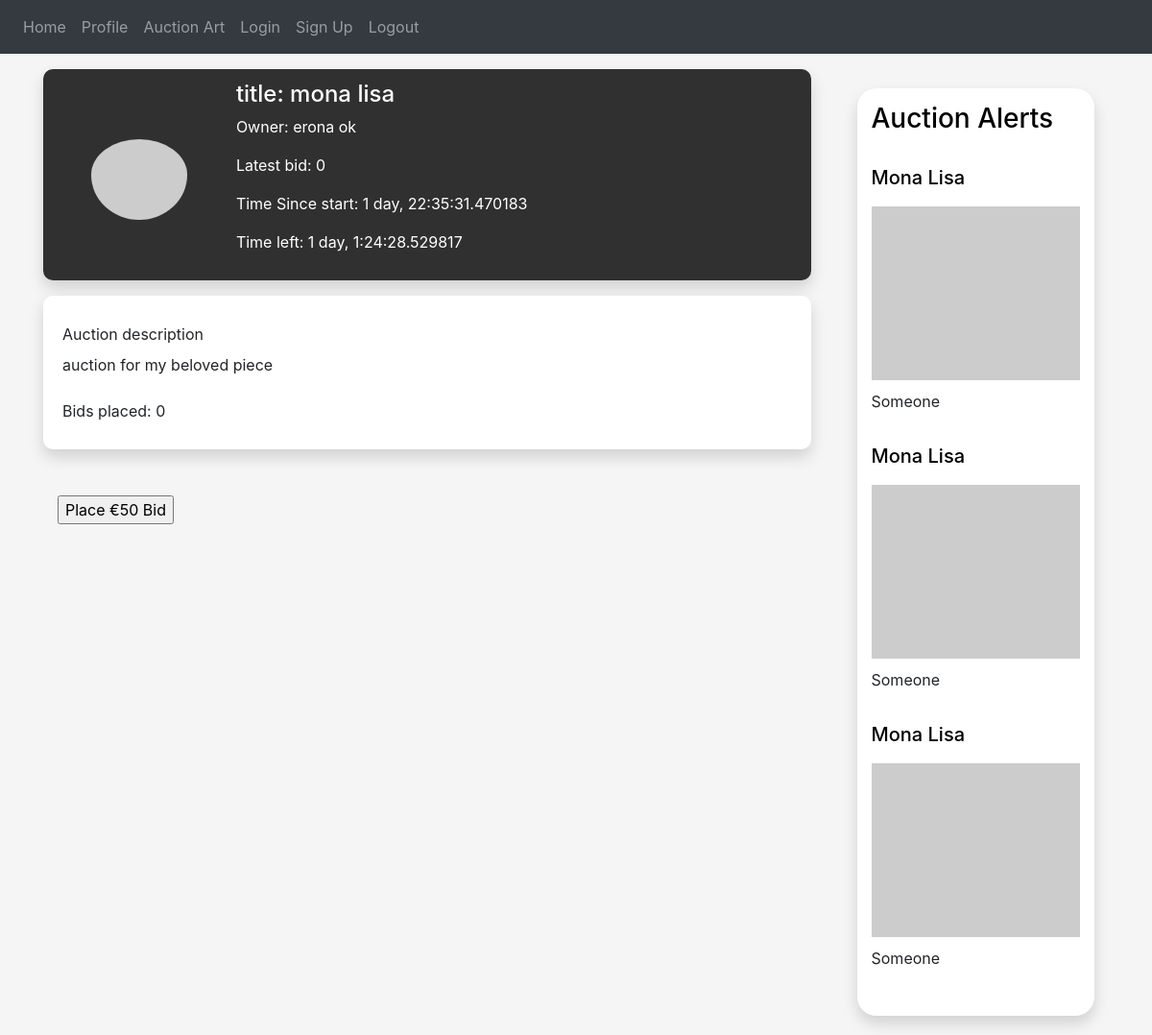
Page /auction?id=1 (signed in) on the committed database.
### auctionly/art/art.py (models this page shows, shortened)
class Art(db.Model):
    id = db.Column(db.Integer, primary_key=True)
    owner_id = db.Column(db.Integer, db.ForeignKey("user.id"))
    name = db.Column(db.String(150))
    description = db.Column(db.String(150))
    image = db.Column(db.String(150))
    art_category = db.Column(db.String(150))
    up_for_auction = db.Column(db.String(5))
    def get_name(self):
        return self.name

### auctionly/users/buyer.py (models this page shows, shortened)
class Buyer(User):
    def __init__(self, name, last_name, email, password):
        super().__init__(name, last_name, email, password)
        self.art_prefs = []
        self.purchase_history = []
        self.bidding_history = []

### auctionly/auction/auction.py (models this page shows, shortened)
class Auction(db.Model):
    id = db.Column(db.Integer, primary_key=True)
    end_time = db.Column(db.DateTime, nullable=False,
                         default=datetime.datetime.utcnow)
    seller_id = db.Column(db.Integer, db.ForeignKey("user.id"))
    art_id = db.Column(db.Integer, db.ForeignKey("art.id"))
    description = db.Column(db.String(150))
    starter_price = db.Column(db.String(150))
    bid_increment = db.Column(db.String(150))
    upload_time = db.Column(db.DateTime, default=datetime.datetime.utcnow)
    def get_upload_time(self):
        return self.upload_time
    def get_seller_id(self):
        return self.seller_id
    def get_auction_id(self):
        return self.id
    def get_art_id(self):
        return self.art_id
    def get_auction_description(self):
        return self.description
    def get_starter_price(self):
        return self.starter_price
    def get_time_since_start(self):
        now = datetime.datetime.now()
        return (now - self.get_upload_time())
    def get_time_left(self):
        """ by default it is set to last 3 days since the start of the auction """
        time_out = self.get_upload_time() + datetime.timedelta(days=3)
        now = datetime.datetime.now()
        return (time_out - now)
    def get_bids(self):
        return Bid.query.filter_by(auction_id=self.get_auction_id()).all()
    def get_highest_bid(self):
        if (self.get_number_of_bids() == 0):
            return None
    def get_latest_bid(self):
        highest_bid = self.get_highest_bid()
        if (highest_bid == None):
            return 0
        else:
            return highest_bid.get_amount()
    def get_current_bidding_price(self):
        if len(self.get_bids()) == 0:
            return self.get_starter_price()
        else:
            latest_bid = self.get_latest_bid()
            return int(latest_bid) + int(self.get_bid_increment())
    def get_number_of_bids(self):
        return len(self.get_bids())
    def get_title(self):
        art = Art.query.filter_by(id=self.get_art_id()).one()
        return art.get_name()

### auctionly/views.py (the view)
@views.route('/auction', methods=['GET', 'POST'])
@login_required
def auction():
    user = flask_login.current_user
    user_id = user.get_id()
    auction_id = request.args.get('id')
    auction = Auction.query.filter_by(id=auction_id).first()
    if request.method == 'POST':
        auction.place_bid(user_id)
    print(auction)
    seller_id = auction.get_seller_id()
    seller = User.query.filter_by(id=seller_id).first()
    bids_placed_by_user = Auction.query.filter_by(seller_id=user_id).first()
    user_placed_highest_bid = False
    if (bids_placed_by_user != None):
        user_placed_highest_bid = True
    return render_template("auction.html", auction=auction,  seller=seller, bid_placed=bids_placed_by_user)

### auctionly/__init__.py (called while the page is built)
def create_app():
    app = Flask(__name__)
    app.config['SECRET_KEY'] = 'alkjsfkalalfks'
    app.config['SQLALCHEMY_DATABASE_URI'] = f'sqlite:///{DB_NAME}'
    db.init_app(app)
    from .views import views
    from .auth import auth
    app.register_blueprint(views, url_prefix='/')
    app.register_blueprint(auth, url_prefix='/')
    from .users.user import User
    create_database(app)
    login_manager = LoginManager()
    login_manager.login_view = 'auth.login'
    login_manager.init_app(app)
    @login_manager.user_loader
    def load_user(id):
        return User.query.get(int(id))
    return app

### auctionly/users/user.py (called while the page is built)
    def get_full_name(self):
        return self.first_name + " " + self.last_name

### auctionly/templates/auction.html (shortened to what this page needs)
{% extends "base.html" %} {% block title %}Auction{% endblock %} {% block content %}
<!DOCTYPE html>
<html lang="en">
<head>
    <link href="../static/css/profile-style.css" rel="stylesheet">
</head>
<div class="container mt-3">
    <div class="main-page">
            <div class="row">
                <div class="col-lg-9 pr-5">
                    <div class="row card-profile">
                        <div class="col-3 d-flex justify-content-center align-items-center">
                            <img src="https://picsum.photos/600/500" class="img-circle" style="padding-top: 10px; align-items: center;">
                        </div>
                        <div class="col-6 pl-3 d-flex justify-content-center align-items-start flex-column">
                            <div class="row">
                                <h4 class="user-name"> title: {{auction.get_title()}} </h4>
                            </div>
                            <div class="row">
                                <p class="user-profession"> Owner: {{seller.get_full_name()}} </p>
                            </div>
                            <div class="row">
                                <p class="user-connections"> Latest bid: {{auction.get_latest_bid()}} </p>
                            </div>
                            <div class="row">
                                <p class="user-connections"> Time Since start: {{auction.get_time_since_start()}} </p>
                            </div>
                            <div class="row">
                                <p class="user-connections"> Time left: {{auction.get_time_left()}}
                            </div>
                        </div>
                    </div>
                    <div class="row h-22 mt-3">
                        <div class="card-about">
                        <div class="col">
                            <div class="row mt-2">
                                <h8 class="mb-2" style="bold">Auction description</h8>
                            </div>
                            <div class="row">
                                <p style="">{{auction.get_auction_description()}}</p>
                            </div>
                            <div class="row mt-2">
                                <h8 class="mb-2" style="bold">Bids placed: {{auction.get_number_of_bids()}}</h8>
                            </div>
                        </div>
                    </div>
                    </div>
                    <br><br>
                    {% if not(bid_placed): %}
                    <form method = "POST">
                        <input type="submit" value="Place €{{auction.get_current_bidding_price()}} Bid" />
                    </form>
                    {% else %}
                        <h8 class="mb-2" style="bold">You have succesfully placed a bid</h8>
                    {% endif %}
                </div>
                <div class="col-lg-3 display: flex">
                    <div class="auctions-card">
                        <h3><a style="color: #000000; text-decoration: none;" type="submit" name="view">Auction Alerts</a></h3>
                        <br>
                        <div class="media">
                            <div class="media-body">
                                <h5><a style="color: #000000; text-decoration: none;" type="submit" name="view">Mona Lisa</a></h5>
                                <img src="https://picsum.photos/600/500" class="img-fluid center-small" style="padding-top: 10px; align-items: center;">
                                <h7><a style="text-decoration: none; padding-top: 10px;" type="submit" name="view">Someone</a></h7>
                            </div>
                        </div>
                        <div class="media">
                            <div class="media-body">
                                <h5><a style="color: #000000; text-decoration: none;" type="submit" name="view">Mona Lisa</a></h5>
                                <img src="https://picsum.photos/600/500" class="img-fluid center-small" style="padding-top: 10px; align-items: center;">
                                <h7><a style="text-decoration: none; padding-top: 10px;" type="submit" name="view">Someone</a></h7>
                            </div>
                        </div>
                        <div class="media">
                            <div class="media-body">
                                <h5><a style="color: #000000; text-decoration: none;" type="submit" name="view">Mona Lisa</a></h5>
                                <img src="https://picsum.photos/600/500" class="img-fluid center-small" style="padding-top: 10px; align-items: center;">
                                <h7><a style="text-decoration: none; padding-top: 10px;" type="submit" name="view">Someone</a></h7>
                            </div>
                        </div>
                    </div>
                    </div>
            </div>
        </div>
    </div>
</body>
</html>
{% endblock %}

### auctionly/static/css/profile-style.css (style rules this page uses)
body { background-color: #f5f5f5f5; }
html { overflow-y: overlay; }
.card-profile { background: -webkit-linear-gradient(top left, #303030, #303030); box-shadow: 0px 8px 16px rgba(0, 0, 0, 0.15); border-radius: 10px; height: 220px; color: #ffffff; }
.img-circle { border-radius: 50%; max-height: 100px; max-width: 100px; }
.card-about { background-color: #ffffff; box-shadow: 0px 8px 16px rgba(0, 0, 0, 0.15); border-radius: 10px; width: 100%; padding: 20px; }
.row { display: flex; }
.auctions-card { padding: 15px; border-radius: 20px; box-shadow: 0px 8px 16px rgba(0, 0, 0, 0.15); background-color: white; display: flex; justify-content: center; flex-direction: column; flex-wrap: wrap; margin-top: 20px; margin-bottom: 20px; }
.center-small { display: block; margin-left: auto; margin-right: auto; width: 100%; }

### rows in the picture
Art: get_title "mona lisa"
Buyer: get_full_name "erona ok"
Auction: get_time_since_start "1 day, 22:35:31.470183", get_time_left "1 day, 1:24:28.529817", get_auction_description "auction for my beloved piece", get_current_bidding_price "Place €50 Bid"

### other values in the picture
{{ auction.get_latest_bid() }} "0"
{{ auction.get_number_of_bids() }} "0"
